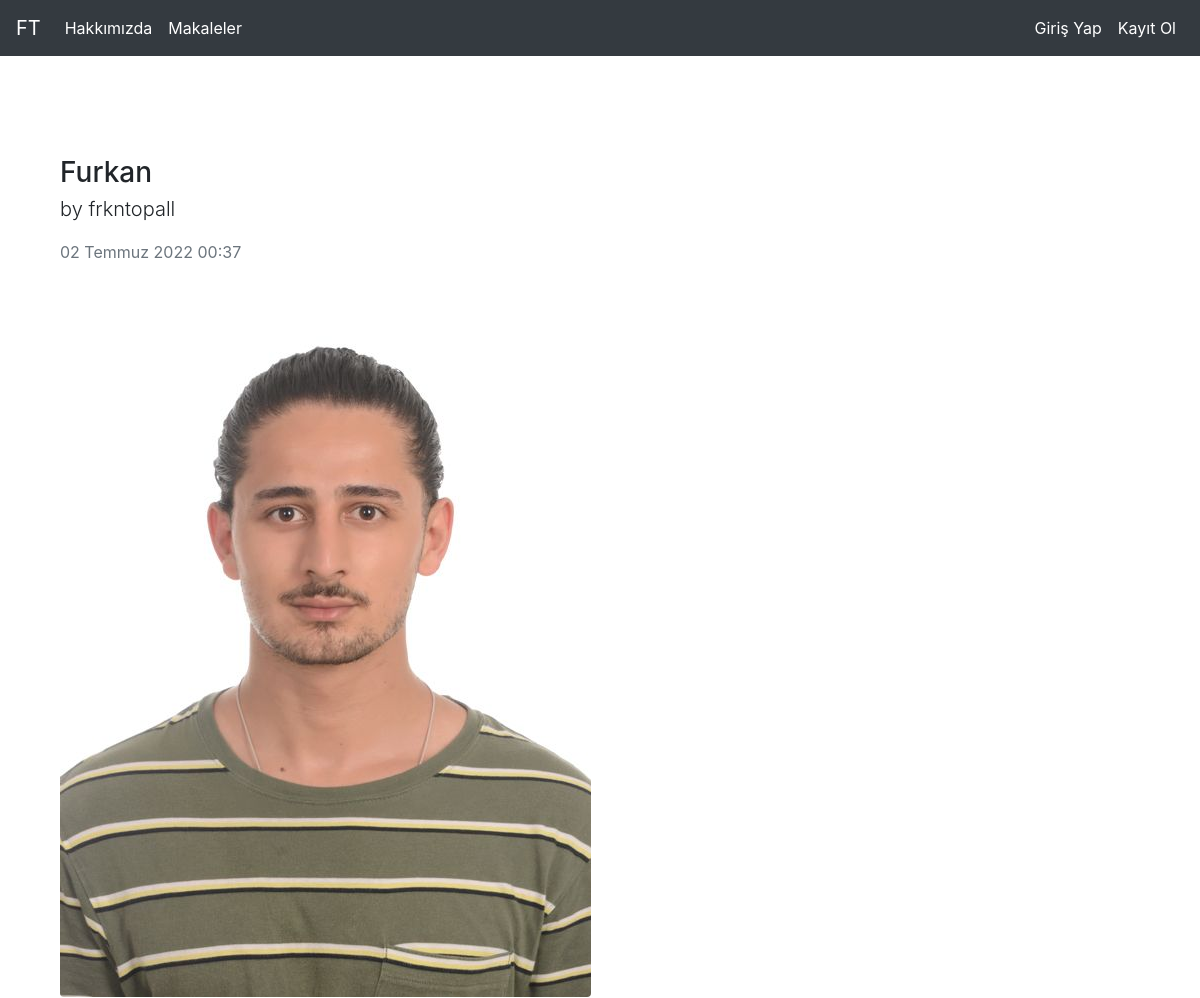
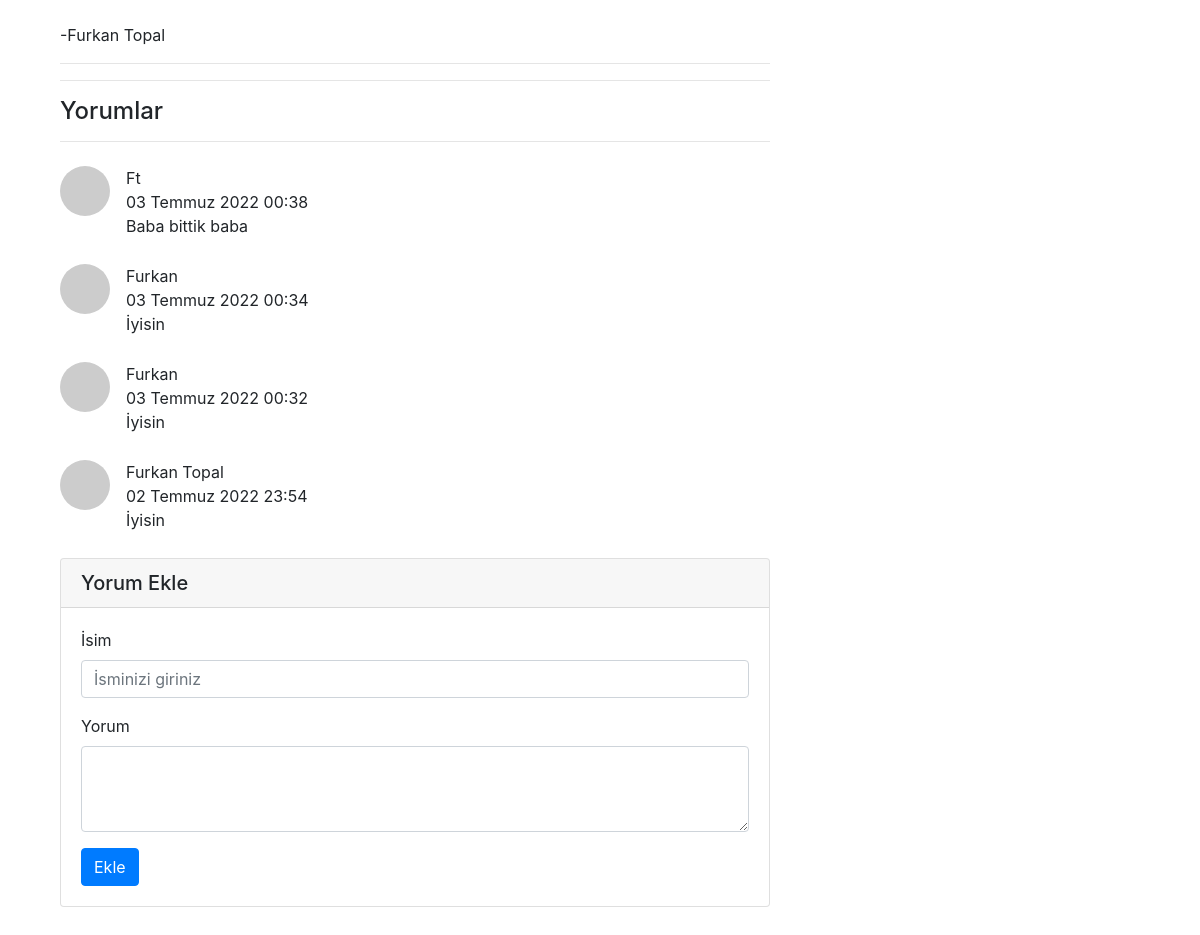
Page /articles/article/26 on the committed database (2 pictures, top to bottom).
### article/models.py (models this page shows, shortened)
class Article(models.Model):
    author = models.ForeignKey("auth.User",on_delete= models.CASCADE,verbose_name="Yazar")#verbose_name auhotun sitede nasıl gözükmesini istersiniz şeklindeki komuttur.#modelscascade hangi kullanıcıdan bir veri silersek o kullanıcıyla alakalı her şey silenir
    title = models.CharField(max_length=50,verbose_name="Başlık")
    content = RichTextField()
    created_date = models.DateTimeField(auto_now_add=True,verbose_name="Oluşturulma Tarihi")
    article_image = models.FileField(blank=True, null = True,verbose_name="Makaleye Fotoğraf Ekleyin") # Burada her makalemiz image olmak zorunda değil o yüzden burada blank = True null= True diyoruz. Yani bu alanlarımız hep blank hem null olarabilir diyoruz.
    class Meta:
        ordering = ['-created_date'] # Bunun anlamı ise yazılan makaleni yayınlanan tarihe göre sıralamsına yarıyor.

class Comment(models.Model):
    article = models.ForeignKey(Article,on_delete=models.CASCADE,verbose_name="Makale",related_name="comments") # burada ForeignKey yapmamızın sebebi oluşturduğumuz class'ı Article iletişim haline geçmesini sağlamak içindir.
    comment_author = models.CharField(max_length=50,verbose_name="İsim")
    comment_content = models.CharField(max_length=200,verbose_name="Yorum")
    comment_date = models.DateTimeField(auto_now_add=True) #bunları yazdıktan sonra admin.py ye gidiyoruz ve from.models import Article'ın yanına Comment'ti de ekliyoruz
    class Meta:
        ordering = ['-comment_date'] #modelimizi değiştirdiğimiz için bunu djangoya söylememiz gerekiyor

### article/views.py (the view)
# urls.py: path('article/<int:id>',views.detail,name="detail"),
def detail(request,id):
    article = get_object_or_404(Article,id = id)
    comments = article.comments.all() # şimdi burada articleların içindeki commentleri çekmemiz için models.py comment sınıfın altında related_name="comments" olması gerekiyordu.
    return render(request,"detail.html",{"article":article,"comments":comments})

### templates/detail.html (shortened to what this page needs)
{% extends "layout.html" %} {% block body %}
<div class="row">
    <div class="col-lg-8">
        <article>
            <header class="mb-4">
                <h3 class="fw-bolder mb-1">{{article.title}}</h3>
                <p class="lead">
                    by {{article.author.username}}
                </p>
                <div class="text-muted fst-italic mb-2">{{article.created_date}}</div>
            </header>
            {% if article.article_image %}
            <figure class="mb-4"><img class="img-fluid rounded" src="{{article.article_image.url}}" alt="..." /></figure>
            {% endif %}
            <p class="lead">
                {{article.content|safe}}
            </p>
            <hr>
        </article>
        <hr>
        <h4>Yorumlar</h4>
        <hr> {% if comments %} {% for comment in comments %}
        <div class="d-flex mt-4">
            <div class="media mb-4">
                <img class="d-flex mr-3 rounded-circle" src="https://dummyimage.com/50x50/ced4da/6c757d.jpg" alt="..." /></div>
            <div class="ms-3">
                <div class="fw-bold">{{comment.comment_author}}</div>
                {{comment.comment_date}} <br> {{comment.comment_content}}
            </div>
        </div>
        {% endfor %} {% else %}
        <div class="alert alert-danger">Bu makaleye herhangi bir yorum yazılmamış, ilk yorum yapan siz olun!</div>
        {% endif %}
        <div class="card my-4">
            <h5 class="card-header">Yorum Ekle</h5>
            <div class="card-body">
                <form method="post" action="{% url 'article:comment' article.id %}">
                    <div class="form-group">
                        <label for="formGroupExampleInput">İsim</label>
                        <input name="comment_author" type="text" class="form-control" id="formGroupExampleInput" placeholder="İsminizi giriniz">
                    </div>
                    <div class="form-group">
                        <label for="formGroupExampleInput">Yorum</label>
                        <textarea name="comment_content" class="form-control" rows="3"></textarea>
                    </div>
                    <button type="submit" class="btn btn-primary">Ekle</button>
                </form>
            </div>
        </div>
    </div>
</div>
{% endblock %}

### templates/layout.html (shortened to what this page needs)
<!DOCTYPE html> {% load static %}
<html lang="en">
<head>
    <link rel="stylesheet" href="{% static 'css/bootstrap.min.css' %}">
</head>
<body>
    {% include "includes/navbar.html" %}
    <div style="margin-top : 100px; margin-bottom: 100px;" class="container">
    <div style="margin-top: 100px;" class="container">
        {% block body %} {% endblock %}
    </div>
    </div>
</body>
</html>

### templates/includes/navbar.html (shortened to what this page needs)
<nav class="navbar navbar-expand-md navbar-dark bg-dark mb-4">
    <a class="navbar-brand" href="{% url 'index' %}">FT</a>
    <div class="collapse navbar-collapse" id="navbarCollapse">
        <ul class="navbar-nav mr-auto">
            <li class="nav-item active">
                <a class="nav-link" href="{% url 'about' %}">Hakkımızda</a>
            </li>
            <li class="nav-item active">
                <a class="nav-link" href="{% url 'article:articles' %}">Makaleler</a>
            </li>
        </ul>
        <ul class="navbar-nav ml-auto">
            {% if request.user.is_authenticated %}
            <li class="nav-item active">
                <a class="nav-link" href="{% url 'article:dashboard' %}">Kontrol Paneli</a>
            </li>
            <li class="nav-item active">
                <a class="nav-link" href="{% url 'user:logout' %}">Çıkış Yap</a>
            </li>
            {% else %}
            <li class="nav-item active">
                <a class="nav-link" href="{% url 'user:login' %}">Giriş Yap</a>
            </li>
            {% endif %}
            <li class="nav-item active">
                <a class="nav-link" href="{% url 'user:register' %}">Kayıt Ol</a>
            </li>
        </ul>
    </div>
</nav>

### rows in the picture
Article: title "Furkan", author.username "frkntopall", created_date "02 Temmuz 2022 00:37", article_image (picture), content "-Furkan Topal"
Comment: comment_author "Ft", comment_date "03 Temmuz 2022 00:38", comment_content "Baba bittik baba"
Comment: comment_author "Furkan", comment_date "03 Temmuz 2022 00:34", comment_content "İyisin"
Comment: comment_author "Furkan", comment_date "03 Temmuz 2022 00:32", comment_content "İyisin"
Comment: comment_author "Furkan Topal", comment_date "02 Temmuz 2022 23:54", comment_content "İyisin"
